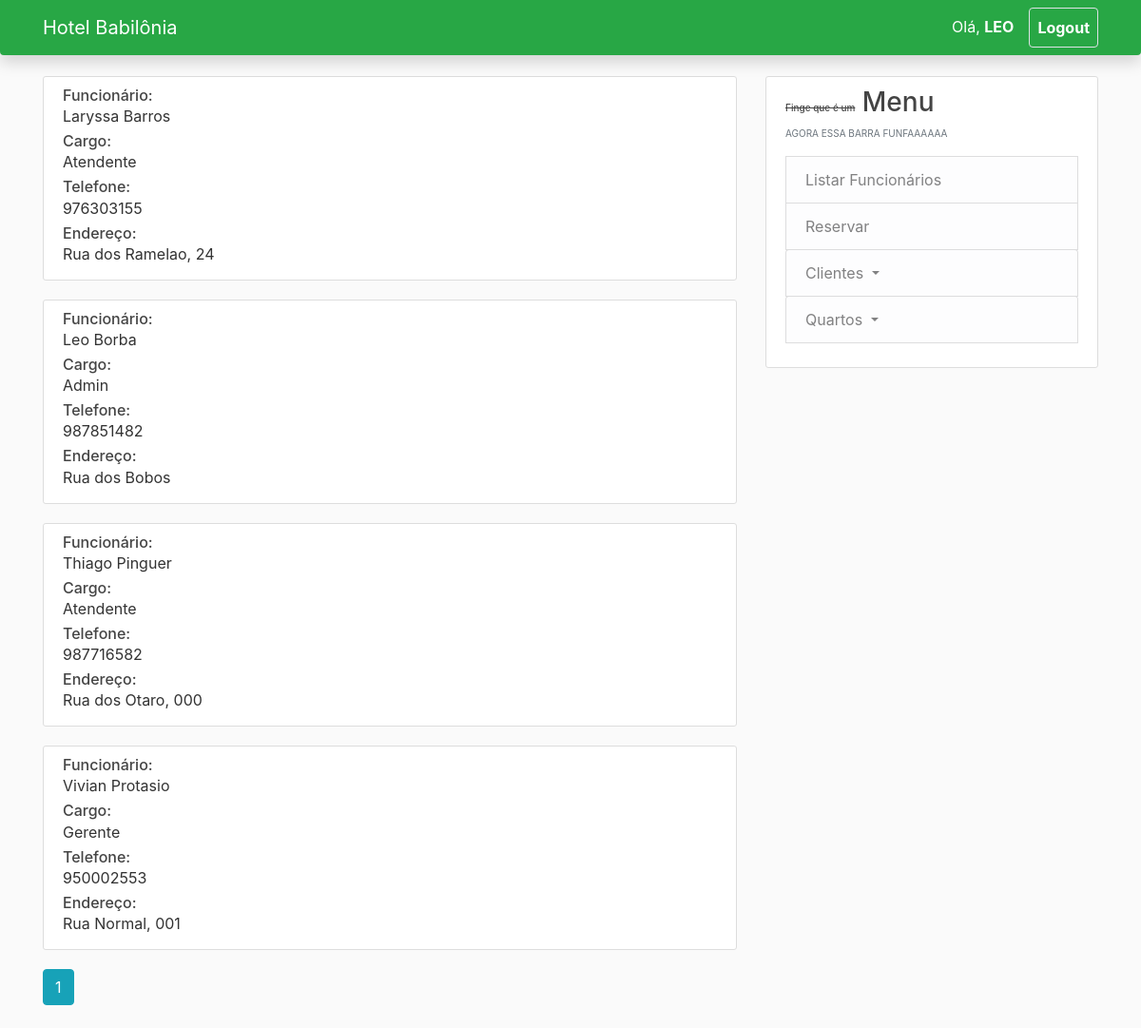
Page /employees (signed in) on the committed database.
### babylon/models.py (models this page shows, shortened)
class Employee(db.Model):
	id = db.Column(db.Integer, primary_key=True)
	name = db.Column(db.String(20), nullable=False)
	email = db.Column(db.String(20), unique=True, nullable=False)
	cpf = db.Column(db.String(11), unique=True, nullable=False)
	role = db.Column(db.String(20), nullable=False)
	rg = db.Column(db.String(14), unique=True, nullable=False)
	birthdate = db.Column(db.Date, nullable=False)
	phone = db.Column(db.String(11), nullable=False)
	sex = db.Column(db.String(20), nullable=False)
	address = db.Column(db.String(120), nullable=False)
	username = db.relationship('User', backref='employee', lazy=True)
	booking = db.relationship('Booking', backref='employee', lazy=True)

### babylon/routes.py (the view)
@app.route('/employees')
@login_required
def employees():
	page = request.args.get('page', 1, type=int)
	employees = Employee.query.order_by(Employee.name.asc()).paginate(per_page=4, page=page)
	return render_template('employees.html', title='Lista de Funcionários', employees=employees)

### babylon/models.py (called while the page is built)
@login_manager.user_loader
def load_user(user_id):
	return User.query.get(int(user_id))

### babylon/templates/employees.html
{% extends "layout.html" %}
{% block content %}
    {% for employee in employees.items %}
        <article class="media content-section">
        <a href="{{ url_for('employee', employee_id=employee.id) }}" style="text-decoration: none; color: #333333">
          <div class="media-body">
              <h6 style="margin: 0">Funcionário: </h6>
              <p style="margin: 0 0 5px 0">{{ employee.name }}</p>
              <h6 style="margin: 0">Cargo: </h6>
              <p style="margin: 0 0 5px 0">{{ employee.role }}</p>
              <h6 style="margin: 0">Telefone:</h6>
              <p style="margin: 0 0 5px 0">{{ employee.phone }}</p>
              <h6 style="margin: 0">Endereço:</h6>
              <p style="margin: 0 0 5px 0">{{ employee.address }}</p>
          </div>
        </a>
        </article>
        {% endfor %}
        {% for page_num in employees.iter_pages(left_edge=1, right_edge=1, left_current=1, right_current=2) %}
            {% if page_num %}
              {% if employees.page == page_num %}
                <a class="btn btn-info mb-4" href="{{ url_for('employees', page=page_num) }}">{{ page_num }}</a>
              {% else %}
                <a class="btn btn-outline-info mb-4" href="{{ url_for('employees', page=page_num) }}">{{ page_num }}</a>
              {% endif %}
            {% else %}
              <span class="btn btn-outline-info mb-4">...</span>
            {% endif %}
        {% endfor %}
{% endblock content %}

### babylon/templates/layout.html (shortened to what this page needs)
<!DOCTYPE html>
<html lang="en">
<head>
    <link rel="stylesheet" href="https://stackpath.bootstrapcdn.com/bootstrap/4.1.2/css/bootstrap.min.css">
    <link rel="stylesheet" type="text/css" href="{{ url_for('static', filename='main.css') }}" >
</head>
<body>
    <header class="site-header">
      <nav class="navbar navbar-expand-md navbar-dark bg-success fixed-top rounded-bottom shadow">
        <div class="container">
          <a class="navbar-brand mr-4" href="{{ url_for('bookings') }}">Hotel Babilônia</a>
            <div class="collapse navbar-collapse" id="navbarToggle">
              <div class="navbar-nav">
                {% if current_user.is_authenticated %}
                  <span class="nav-item nav-link" >Olá, <b>{{ current_user.employee.name.upper().split(' ')[0] }}</b></span>
                  <a class="nav-item nav-link border border rounded ml-2 px-2" href="{{ url_for('logout') }}"><strong>Logout</strong></a>
                {% else %}
                  <a class="nav-item nav-link" href="{{ url_for('login') }}">Login</a>
                {% endif %}
              </div>
            </div>
          </div>
      </nav>
    </header>
    <main role="main" class="container">
      <div class="row">
        <div class="col-md-8">
            {% block content %}{% endblock content %}
        </div>
        {% if current_user.is_authenticated %}
        <div class="col-md-4">
          <div class="content-section">
            <h3><strike style="font-size: 10px">Finge que é um</strike> Menu</h3>
            <p class='text-muted' style="font-size: 10px">AGORA ESSA BARRA FUNFAAAAAA
                {% if  current_user.is_authenticated and current_user.employee.role == 'Admin' %}
                <li class="list-group-item list-group-item-light">
                    <a style="text-decoration: none; color: #818182" href="{{ url_for('employees') }}">
                      Listar Funcionários
                    </a>
                </li>
                {% endif %}
                <li class="list-group-item list-group-item-light">
                    <a style="text-decoration: none; color: #818182" href="{{ url_for('register_booking') }}">
                      Reservar
                    </a>
                </li>
                <div>
                    <a href="#" id="dd" class="dropdown-toggle list-group-item list-group-item-light" data-toggle="dropdown" role="button" aria-haspopup="true" aria-expanded="false">Clientes </a>
                </div>
                <div>
                    <a href="#" id="dd2" class="dropdown-toggle list-group-item list-group-item-light" data-toggle="dropdown" role="button" aria-haspopup="true" aria-expanded="false">Quartos </a>
                </div>
            </p>
          </div>
        </div>
      </div>
      {% endif %}
    </main>
</body>
</html>

### babylon/static/main.css (style rules this page uses)
body { background: #fafafa; color: #333333; margin-top: 5rem; }
h1, h2, h3, h4, h5, h6 { color: #444444; }
::placeholder { color: #333333; opacity: 1; }
.site-header .navbar-nav .nav-link { color: #ffffff; }
.content-section { background: #ffffff; padding: 10px 20px; border: 1px solid #dddddd; border-radius: 3px; margin-bottom: 20px; }

### rows in the picture
Employee: employee.name "LEO", name "Leo Borba", role "Admin", phone "987851482", address "Rua dos Bobos"
Employee: name "Laryssa Barros", role "Atendente", phone "976303155", address "Rua dos Ramelao, 24"
Employee: name "Thiago Pinguer", role "Atendente", phone "987716582", address "Rua dos Otaro, 000"
Employee: name "Vivian Protasio", role "Gerente", phone "950002553", address "Rua Normal, 001"

### other values in the picture
{{ page_num }} "1"
